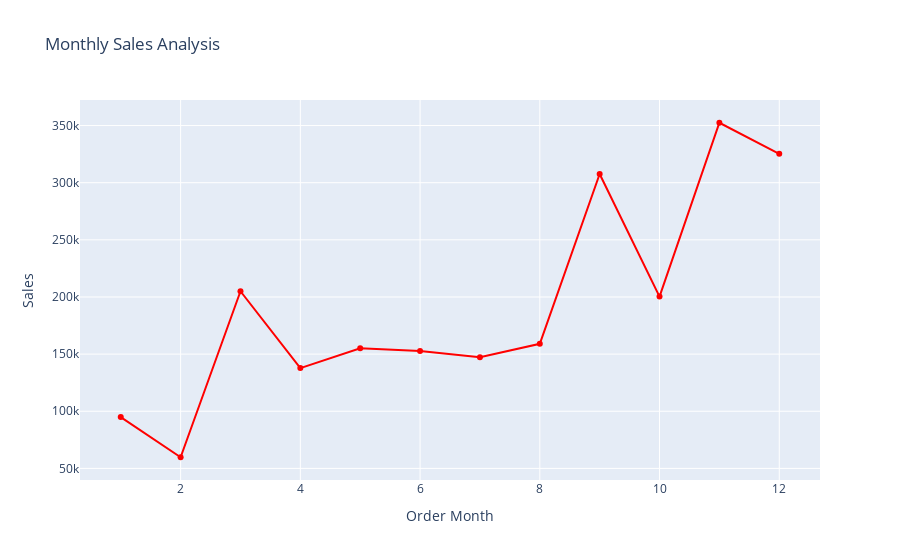

The code cell stored with this chart in its notebook:
### Code cell
# Line Chart
fig = px.line(
    Sales_By_Month,
    x="Order Month",
    y="Sales",
    title="Monthly Sales Analysis",
    markers=True
)

fig.update_traces(line=dict(color='red')) 

fig.show()

### Figure 1 — Plotly figure (JSON) as saved in the notebook; plotly's stock layout.template omitted (floating-point values rounded to 4 significant figures)
{"data": [{"hovertemplate": "Order Month=%{x}<br>Sales=%{y}<extra></extra>", "legendgroup": "", "line": {"color": "red", "dash": "solid"}, "marker": {"symbol": "circle"}, "mode": "lines+markers", "name": "", "orientation": "v", "showlegend": false, "type": "scatter", "x": [1, 2, 3, 4, 5, 6, 7, 8, 9, 10, 11, 12], "xaxis": "x", "y": [94920.0, 59750.0, 205000.0, 137800.0, 155000.0, 152700.0, 147200.0, 159000.0, 307600.0, 200300.0, 352500.0, 325300.0], "yaxis": "y"}], "layout": {"autosize": true, "legend": {"tracegroupgap": 0}, "title": {"text": "Monthly Sales Analysis"}, "xaxis": {"anchor": "y", "autorange": true, "domain": [0, 1], "range": [0.3343, 12.67], "title": {"text": "Order Month"}, "type": "linear"}, "yaxis": {"anchor": "x", "autorange": true, "domain": [0, 1], "range": [35600.0, 376600.0], "title": {"text": "Sales"}, "type": "linear"}}}
